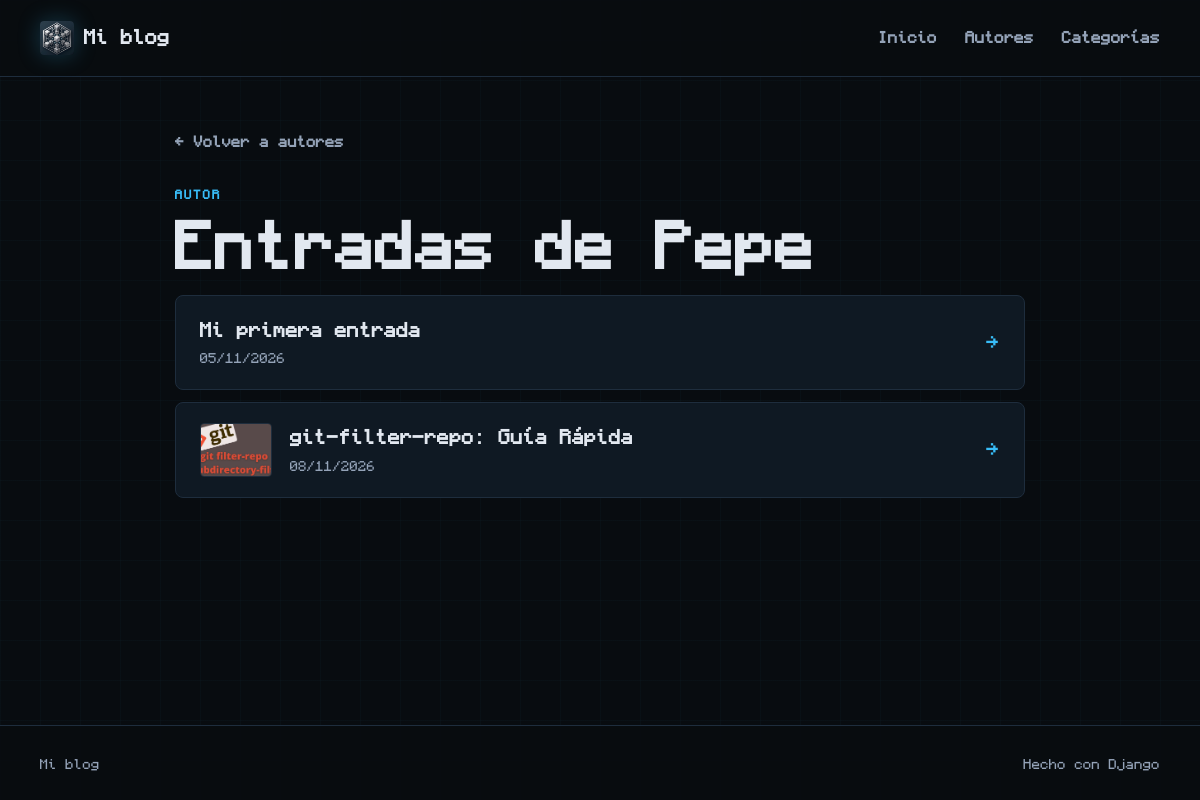
/autor/2, run on the app's committed database.
### blog/models.py (models this page shows, shortened)
class Autor(models.Model):
    nombre = models.CharField(max_length=60)
    apellidos = models.CharField(max_length=60)
    email = models.EmailField()
    def __str__(self):
        return self.nombre

class Post(models.Model):
    titulo = models.CharField(max_length=200) # En CharField es obligatoria la longitud máxima. Equivale al varchar
    autor = models.ForeignKey(
        Autor,
        on_delete=models.CASCADE, # Si se borra un autor, se borran todos sus posts
        related_name="posts",    # Related_name es el nombre que se le da a la relación inversa, es decir, desde un autor se puede acceder a sus posts con autor.posts.all()
    )
    categoria = models.ForeignKey(
        Categoria,
        on_delete=models.CASCADE,
        related_name="posts",
        null=True,
        blank=True,
    )
    imagen = models.ImageField(
        upload_to='posts/',
        null=True,
        blank=True,
    )
    imagen_url = models.URLField(
        max_length=500,
        null=True,
        blank=True,
    )
    cuerpo = models.TextField()
    fecha_publicacion = models.DateTimeField()

### blog/views.py (the view)
# urls.py: path('autor/<int:pk>', views.entradas_autor, name='entradas_autor'),
def entradas_autor(request, pk):
    autor = Autor.objects.get(pk=pk)
    posts = Post.objects.filter(autor=autor)
    contexto = {
        'posts': posts,
        'autor': autor,
    }
    return render(request, 'blog/entradas_autor.html', contexto)

### blog/templates/blog/entradas_autor.html (shortened to what this page needs)
{% extends 'blog/base.html' %}
{% block contenido %}
<section class="listing-page">
    <a class="back-link" href="{% url 'autores' %}">← Volver a autores</a>
    <p class="eyebrow">Autor</p>
    <h1>Entradas de {{ autor }}</h1>
    <div class="post-list">
        {% for post in posts %}
            <a class="post-list-item" href="{% url 'detalle_post' pk=post.pk %}">
                {% if post.imagen %}
                    <img class="post-list-image" src="{{ post.imagen.url }}" alt="{{ post.titulo }}">
                {% elif post.imagen_url %}
                    <img class="post-list-image" src="{{ post.imagen_url }}" alt="{{ post.titulo }}">
                {% endif %}
                <span>
                    <strong>{{ post.titulo }}</strong>
                    <small>{{ post.fecha_publicacion|date:"d/m/Y" }}</small>
                </span>
                <span class="arrow" aria-hidden="true">→</span>
            </a>
        {% empty %}
            <div class="empty-state">
                <span class="empty-icon">✦</span>
                <h3>Este autor no tiene entradas</h3>
                <p>Cuando publique algo, aparecerá aquí.</p>
            </div>
        {% endfor %}
    </div>
</section>
{% endblock %}

### blog/static/css/blog.css (style rules this page uses)
:root { --ink: #e2e8f0; --muted: #94a3b8; --paper: #080c10; --surface: #0f1923; --line: #1e2d3d; --accent: #38bdf8; --accent-dark: #06d6a0; --soft-accent: rgba(56, 189, 248, 0.12); --shadow: 0 20px 60px rgba(0, 0, 0, 0.5), 0 0 30px rgba(56, 189, 248, 0.08); }
* { box-sizing: border-box; }
body { margin: 0; color: var(--ink); background-color: var(--paper); background-image: linear-gradient(rgba(56, 189, 248, 0.025) 1px, transparent 1px), linear-gradient(90deg, rgba(56, 189, 248, 0.025) 1px, transparent 1px); background-size: 40px 40px; font-family: "Monocraft", monospace; line-height: 1.6; }
a { color: inherit; text-decoration: none; }
.hero h1, .detail-header h1, .listing-page h1, .welcome-page h1 { max-width: 700px; margin: 10px 0 16px; font-family: "Monocraft", monospace; font-size: clamp(2.2rem, 5vw, 4rem); line-height: 1.08; }
.eyebrow { margin: 0; color: var(--accent); font-size: 0.72rem; font-weight: 700; letter-spacing: 0.14em; text-transform: uppercase; }
.post-card, .sidebar-card, .author-card, .post-list-item { background: var(--surface); border: 1px solid var(--line); border-radius: 8px; }
.detail-page, .listing-page { max-width: 850px; margin: 0 auto; }
.back-link { display: inline-block; margin-bottom: 32px; color: var(--muted); font-size: 0.88rem; font-weight: 600; }
.author-card strong, .author-card small, .post-list-item strong, .post-list-item small { display: block; }
.author-card small, .post-list-item small { margin-top: 3px; color: var(--muted); font-size: 0.8rem; }
.post-list { display: grid; gap: 12px; }
.post-list-item { display: flex; align-items: center; justify-content: space-between; padding: 20px 24px; }
.post-list-image { width: 72px; height: 54px; flex: 0 0 72px; margin-right: 18px; object-fit: cover; border: 1px solid var(--line); border-radius: 4px; }
.post-list-item > span:first-of-type { flex: 1; }
.post-list-item strong { font-family: "Monocraft", monospace; font-size: 1.15rem; }
.arrow { color: var(--accent); font-size: 1.3rem; }

### data on the page
Autor: nombre "Pepe"
Post: titulo "Mi primera entrada", fecha_publicacion "05/11/2026"
Post: imagen (placeholder picture), titulo "git-filter-repo: Guía Rápida", fecha_publicacion "08/11/2026"
